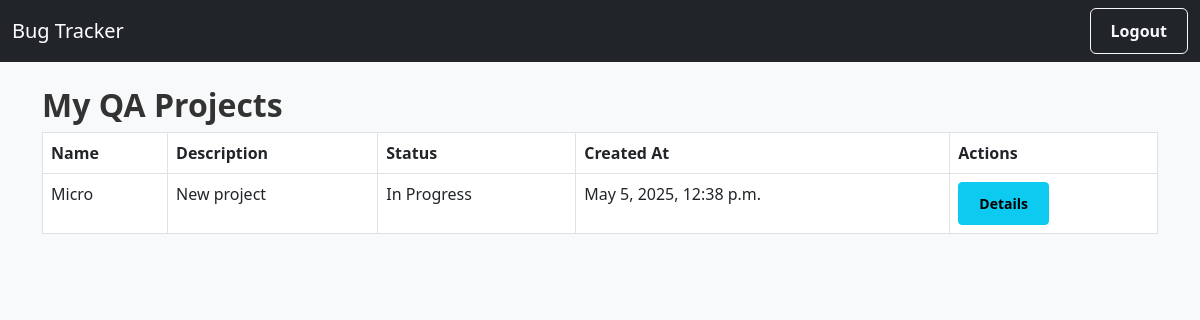
The page /tracker/qa/my-projects/ (signed in) on the database its author committed.
### tracker/models.py (models this page shows, shortened)
class Project(models.Model):
    STATUS_CHOICES = [
        ('open', 'Open'),
        ('in_progress', 'In Progress'),
        ('completed', 'Completed'),
    ]
    name = models.CharField(max_length=200)
    description = models.TextField(blank=True)
    created_by = models.ForeignKey(User, on_delete=models.CASCADE, related_name='created_projects')
    created_at = models.DateTimeField(auto_now_add=True)
    picked_by = models.ForeignKey(User, null=True, blank=True, on_delete=models.SET_NULL, related_name='picked_projects')
    has_issues = models.BooleanField(default=False)
    team = models.ManyToManyField(User, related_name='projects', blank=True)
    status = models.CharField(max_length=20, choices=STATUS_CHOICES, default='open')
    qa_assigned = models.ForeignKey(User, null=True, blank=True, on_delete=models.SET_NULL, related_name='qa_projects')

### tracker/views.py (the view)
# urls.py: path('qa/my-projects/', views.qa_projects, name='qa_projects'),  # Projects QA has picked
@login_required
def qa_projects(request):
    projects = Project.objects.filter(qa_assigned=request.user).order_by('-created_at')
    return render(request, 'tracker/qa_projects.html', {'projects': projects})

### tracker/templates/tracker/qa_projects.html
{% extends 'tracker/base.html' %}
{% block content %}
<h2>My QA Projects</h2>
{% if projects %}
<table class="table table-bordered">
    <thead>
        <tr>
            <th>Name</th>
            <th>Description</th>
            <th>Status</th>
            <th>Created At</th>
            <th>Actions</th>
        </tr>
    </thead>
    <tbody>
        {% for project in projects %}
        <tr>
            <td>{{ project.name }}</td>
            <td>{{ project.description }}</td>
            <td>{{ project.get_status_display }}</td>
            <td>{{ project.created_at }}</td>
            <td>
                <a href="{% url 'qa_project_detail' project.id %}" class="btn btn-sm btn-info">Details</a>
            </td>
        </tr>
        {% endfor %}
    </tbody>
</table>
{% else %}
<p>No projects assigned to you yet.</p>
{% endif %}
{% endblock %}

### tracker/static/tracker/styles.css (style rules this page uses)
body { background-color: #f8f9fa; }
h1, h2 { color: #333; font-weight: 600; }
.btn { font-weight: 600; padding: 10px 20px; }

### rows shown on the page
Project: name "Micro", description "New project", status "In Progress", created_at "May 5, 2025, 12:38 p.m."
